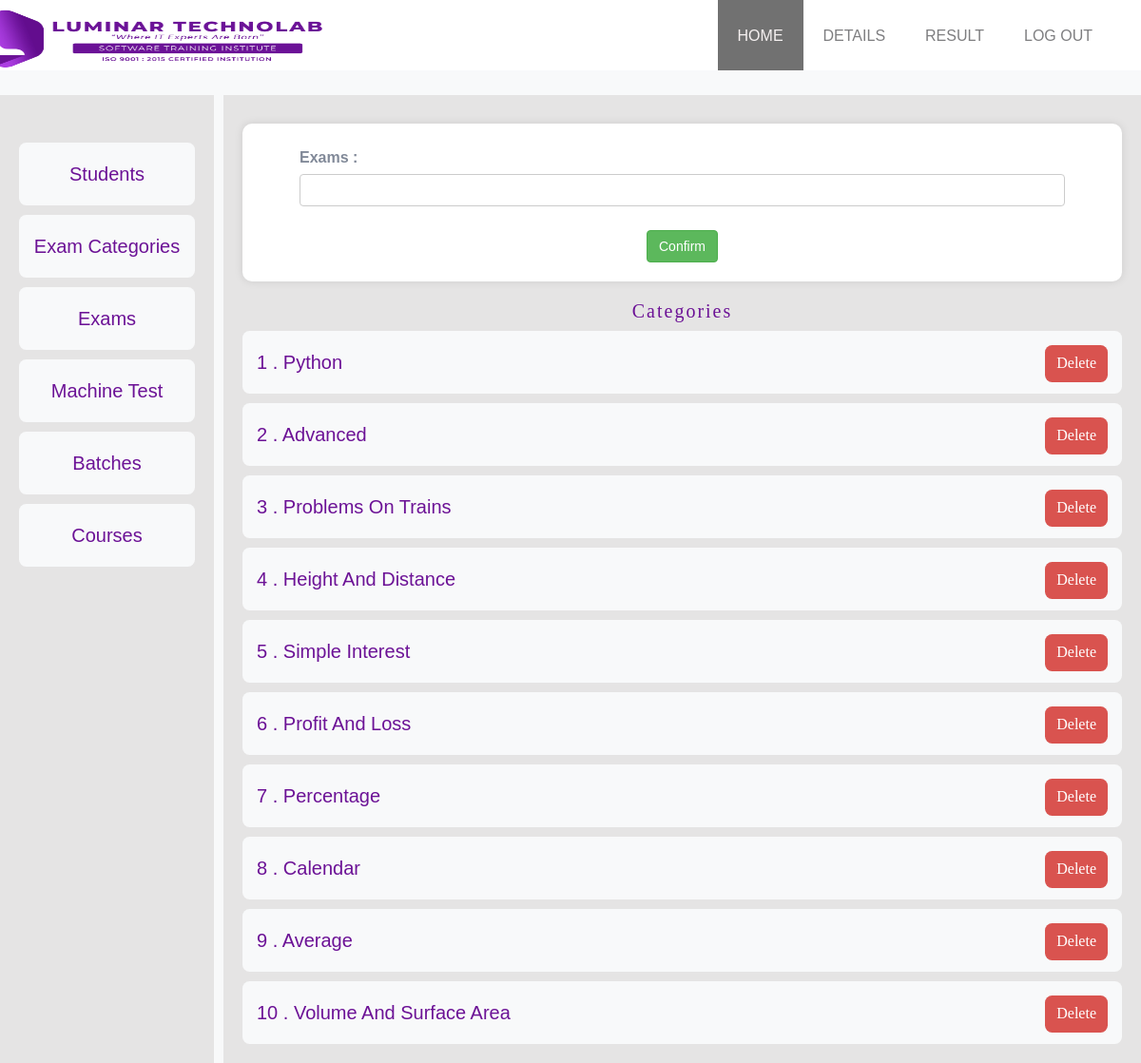
The page /accounts/categoryall/ on the database its author committed.
### accounts/models.py (models this page shows, shortened)
class Category_questions(models.Model):
    cat=models.CharField(max_length=200)

### accounts/views.py (the view)
# urls.py: path('categoryall/',CategoryView.as_view(),name='catall'),
class CategoryView(CreateView):
    template_name='category.html'
    model=Category_questions
    form_class=CategoryForm
    success_url=reverse_lazy('catall')
    def get_context_data(self, **kwargs):
        context = super().get_context_data(**kwargs)
        context['cat']=Category_questions.objects.all()
        return context

### accounts/forms.py
class CategoryForm(forms.ModelForm):
    class Meta:
        model=Category_questions
        fields = '__all__'

### accounts/templates/category.html (shortened to what this page needs)
{% extends 'addstudent.html' %}
{% block details  %}
    <div class="custom-form ">
            <form action="" method="POST" enctype="multipart/form-data" >
                <div class="form-group">
                    <label for="{{ form.cat.id_for_label }}">Exams :</label>
                    <input type="text" name="cat" id="cat" class="form-control">
                </div>
                <div class="text-center mt-2">
                     <button type="submit" class="btn btn-success">Confirm</button>
                </div>
            </form>
        </div>
        <div class="text-center">
            <h1 class="mr-2 ml-1 mt-3" style=" letter-spacing: 2px;font-family:fantasy;" >  Categories</h1>
        </div>
        <div class="card">
                {% for i in cat %}
                    <p class="item"><a href="{% url 'aptitude' i.id %}"> {{forloop.counter}} . {{i.cat}}</a> <a href="{% url 'delexam' i.id %}" class="btn-danger"  style="font-size: medium;float:right;padding: 5px 12px;color: white;border-radius: 0.75rem;font-family:Cambria, Cochin, Georgia, Times, 'Times New Roman', serif;"> Delete</a></p>
                {% endfor %}
        </div>
{% endblock details  %}

### accounts/static/assets/css/bootsnav.css (style rules this page uses)
body { -webkit-transition: all 0.3s ease-in-out; -moz-transition: all 0.3s ease-in-out; -o-transition: all 0.3s ease-in-out; -ms-transition: all 0.3s ease-in-out; transition: all 0.3s ease-in-out; }

### accounts/static/assets/css/style.css (style rules this page uses)
* { padding: 0; margin: 0; }
* { -webkit-box-sizing:border-box; -moz-box-sizing:border-box; -o-box-sizing:border-box; -ms-box-sizing:border-box; box-sizing:border-box; }
body { font-family: 'Poppins', sans-serif; font-size:16px; color:#818998; text-transform:initial; max-width:1920px; margin:0 auto; overflow-x:hidden; }
a,a:hover,a:active,a:focus { display:inline-block; text-decoration:none; color: #6C1296; font-size:20px; padding:0; font-weight: 500; text-transform: capitalize; }
h1,h2,h3,h4,h5,h6 { margin: 0; color:#6C1296; font-size: 20px; font-weight: 500; text-transform: capitalize; }
p { margin: 0; color:#545454; font-size:16px; line-height: 1.8; text-transform: initial; }
select,input,textarea,button,.form-control { box-shadow:none;outline:0!important; }
button { background: transparent;border: 0;font-size: 16px;text-transform: capitalize; }
html,body { height: 100%; }

### accounts/static/assets/css/slideshow.css (style rules this page uses)
* { box-sizing:border-box }

### accounts/static/assets/css/student.css (style rules this page uses)
body { background-color: #f8f9fa; }
.custom-form { background-color: #ffffff; border-radius: 10px; box-shadow: 0 0 10px rgba(0, 0, 0, 0.1); padding: 20px; max-width: 1000px; margin: 0 auto; margin-top: 10px; }
.form-group { margin-bottom: 20px; padding: 5px 40px ; }
label { font-weight: bold; }
.containers .column-big div h1 { margin-top: 20px; }

### accounts/templates/addstudent.html (style rules this page uses)
.card { margin-top: 10px; }
.card .item { padding: 15px; margin-top: 10px; background-color: #f8f9fa; border-radius: 0.75rem; }
body { font-family: Arial, Helvetica, sans-serif; }

### accounts/templates/category.html (style rules this page uses)
.card { margin-top: 10px; }
.card .item { padding: 15px; margin-top: 10px; background-color: #f8f9fa; border-radius: 0.75rem; }

### rows shown on the page
Category_questions: cat "Python"
Category_questions: cat "Advanced"
Category_questions: cat "Problems On Trains"
Category_questions: cat "Height And Distance"
Category_questions: cat "Simple Interest"
Category_questions: cat "Profit And Loss"
Category_questions: cat "Percentage"
Category_questions: cat "Calendar"
Category_questions: cat "Average"
Category_questions: cat "Volume And Surface Area"
